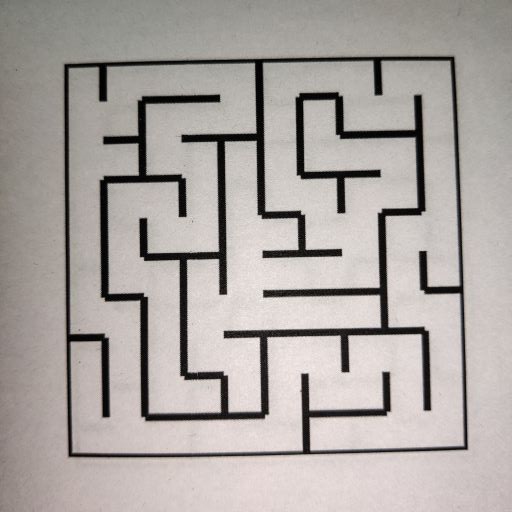
#> input picture task_1b_detect_and_encode_maze/test_cases/maze00.jpg, 512 x 512 px, found by its file name; its folder holds 4 pictures in this run
$ python task_1b.py
#> lines starting #> are read from the running program, lines starting #| are printed output that depends on the picture; after the words box and inside, x2 and y2 are one past the last pixel; in counts of white or black regions, pixels touching at a corner belong together
#> further down, input_img is the input picture: shape (512, 512, 3); mean B, G, R 161.5, 164.9, 171
'''
*****************************************************************************************
*
*        		===============================================
*           		Nirikshak Bot (NB) Theme (eYRC 2020-21)
*        		===============================================
*
*  This script is to implement Task 1B of Nirikshak Bot (NB) Theme (eYRC 2020-21).
*
*  This software is made available on an "AS IS WHERE IS BASIS".
*  Licensee/end user indemnifies and will keep e-Yantra indemnified from
*  any and all claim(s) that emanate from the use of the Software or
*  breach of the terms of this agreement.
*
*  e-Yantra - An MHRD project under National Mission on Education using ICT (NMEICT)
*
*****************************************************************************************
'''

# Team ID:			[2139]
# Author List:		[Yash Varshney]
# Filename:			task_1b.py
# Functions:		applyPerspectiveTransform, detectMaze, writeToCsv
# 					[ Comma separated list of functions in this file ]
# Global variables:
# 					[ List of global variables defined in this file ]


####################### IMPORT MODULES #######################
## You are not allowed to make any changes in this section. ##
## You have to implement this task with the three available ##
## modules for this task (numpy, opencv, csv)               ##
##############################################################
import numpy as np
import cv2 as cv
import csv
##############################################################


################# ADD UTILITY FUNCTIONS HERE #################
## You can define any utility functions for your code.      ##
## Please add proper comments to ensure that your code is   ##
## readable and easy to understand.                         ##
##############################################################


##############################################################


def applyPerspectiveTransform(input_img):

	"""
	Purpose:
	---
	takes a maze test case image as input and applies a Perspective Transfrom on it to isolate the maze

	Input Arguments:
	---
	`input_img` :   [ numpy array ]
		maze image in the form of a numpy array

	Returns:
	---
	`warped_img` :  [ numpy array ]
		resultant warped maze image after applying Perspective Transform

	Example call:
	---
	warped_img = applyPerspectiveTransform(input_img)
	"""

	warped_img = None

	##############	ADD YOUR CODE HERE	##############
	#Conversion into GrayScale


	ret,thresh1 = cv.threshold(input_img,230,255,cv.THRESH_BINARY_INV)
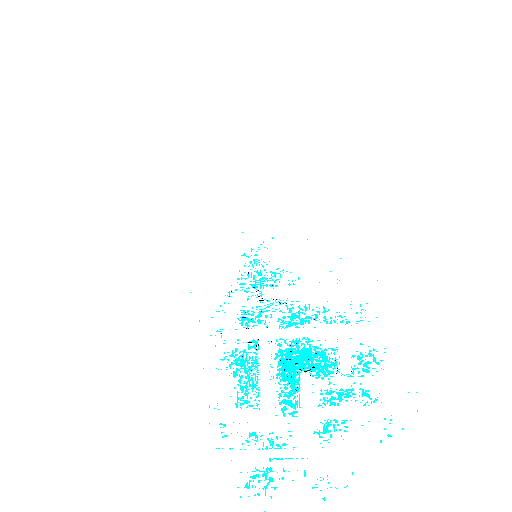
#> thresh1: shape (512, 512, 3); mean B, G, R 255, 254.9, 249.7
	#Applying Canny Edge Detection
	edged = cv.Canny(thresh1, 50, 200)
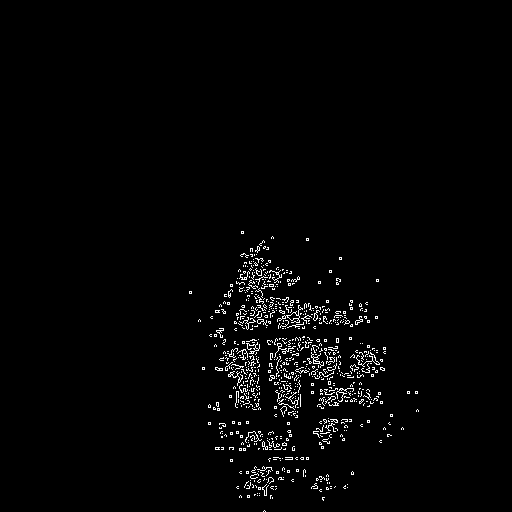
#> edged: shape (512, 512); 1.9% white in thin lines or dots, all inside (x1, y1, x2, y2) = (189, 231, 419, 512)


	#Finding Contours
	cnts = cv.findContours(edged.copy(), cv.RETR_LIST, cv.CHAIN_APPROX_SIMPLE)[0]
#> cnts = 886 contours, 881 with area under 20; largest, box (x1, y1, x2, y2) and area: (277, 305, 303, 323) 62, (287, 312, 300, 321) 50, (311, 352, 324, 368) 29, (274, 343, 296, 358) 21, (313, 310, 320, 321) 20


	#Sorting the Contours in decreasing order because Square containing the Maze is largest
	cnts = sorted(cnts, key = cv.contourArea, reverse = True)

	#Looping through the Contours and approxing Contours
	for c in cnts:
		peri = cv.arcLength(c, True)
		approx = cv.approxPolyDP(c, 0.1 * peri, True)
		#0.02

	# If length is 4 then it is ROI
		if len(approx) == 4:
			screenCnt = approx
			break
#> this loop made 2 passes
#> (peri, screenCnt) on pass 2: (32.38, [[299, 316], [292, 320], [287, 316], [293, 312]])
#> (peri, approx) on pass 1: (133.9, [[302, 308], [277, 321]])

	# Reshaping Contours for further use
	pts = screenCnt.reshape(4, 2)
#> pts = [[299, 316], [292, 320], [287, 316], [293, 312]]

	#creating Array of Zero of Size(4,2)
	rect = np.zeros((4, 2), dtype = "float32")

	#Ordering of points in Clockwise manner

	s = pts.sum(axis = 1)
#> s = [615, 612, 603, 605]
	rect[0] = pts[np.argmin(s)]
	rect[2] = pts[np.argmax(s)]

	diff = np.diff(pts, axis = 1)
#> diff = [17, 28, 29, 19]
	rect[1] = pts[np.argmin(diff)]
	rect[3] = pts[np.argmax(diff)]
	(tl, tr, br, bl) = rect


	#Finding Maximum width


	maxWidth = 1280


	#Findinf Maximum height


	maxHeight = 1280

	#Destination Array of ROI


	dst = np.array([[0, 0],[maxWidth - 1, 0],[maxWidth - 1, maxHeight - 1],[0, maxHeight - 1]], dtype = "float32")


	#Applying perspective transform
	M = cv.getPerspectiveTransform(rect, dst)

	# Finally the warped image
	warped_img = cv.warpPerspective(input_img, M, (maxWidth, maxHeight))
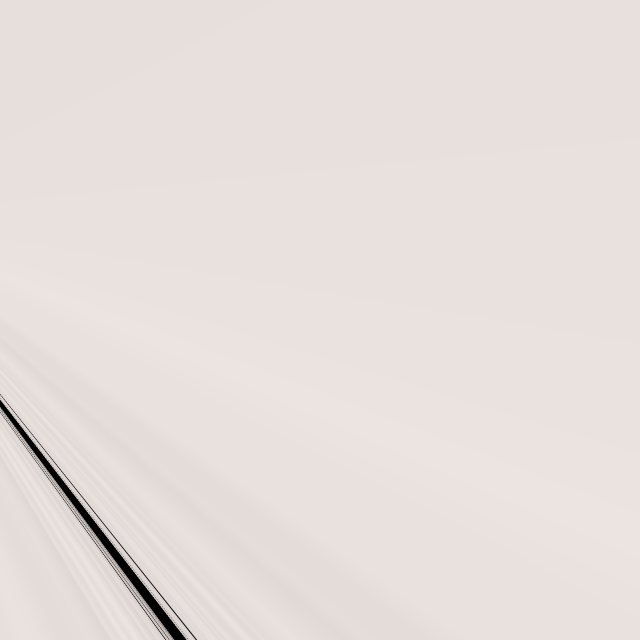
#> warped_img: shape (1280, 1280, 3) (shown at 1/2 size); mean B, G, R 219.8, 222.8, 230.7
	#cv.imshow("window_name", warped_img)

#waits for user to press any key
#(this is necessary to avoid Python kernel form crashing)
	#cv.waitKey(0)

#closing all open windows
	#cv.destroyAllWindows()


	##################################################

	return warped_img


def detectMaze(warped_img):

	"""
	Purpose:
	---
	takes the warped maze image as input and returns the maze encoded in form of a 2D array

	Input Arguments:
	---
	`warped_img` :    [ numpy array ]
		resultant warped maze image after applying Perspective Transform

	Returns:
	---
	`maze_array` :    [ nested list of lists ]
		encoded maze in the form of a 2D array

	Example call:
	---
	maze_array = detectMaze(warped_img)
	"""

	maze_array = []

	##############	ADD YOUR CODE HERE	##############

	#Converting into grayscale
	warped_img_gray = cv.cvtColor(warped_img, cv.COLOR_BGR2GRAY)
	#Applying Gaussian Blur
	warped_img_gray = cv.GaussianBlur(warped_img_gray,(5,5),0)

	#Some part is washed out by perpective transform to make uniform border in all direction
	thresh = cv.copyMakeBorder(warped_img_gray,5,5,5,5, cv.BORDER_CONSTANT,value=[0,0,0])
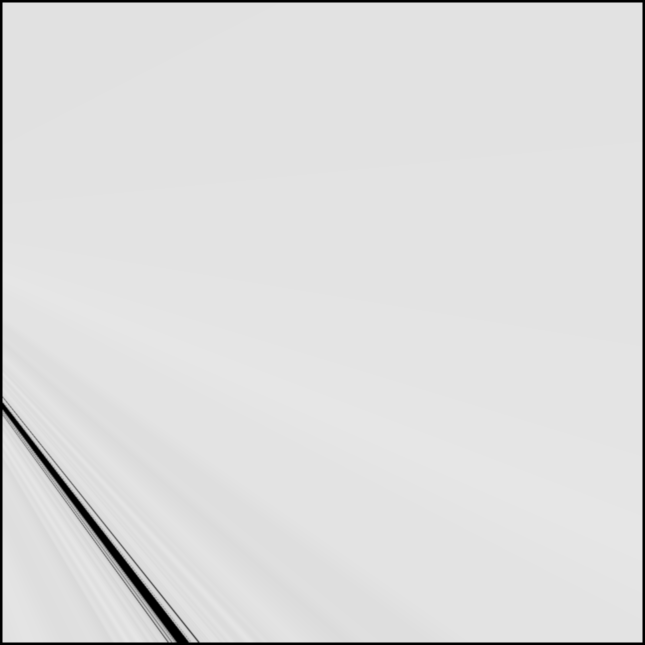
#> thresh: shape (1290, 1290) (shown at 1/2 size); min 0, max 230, mean 221.3

	#Converting into binary(Pixel value 0 and 255 only)
	thresh = cv.threshold(thresh,135,255,cv.THRESH_BINARY)[1]
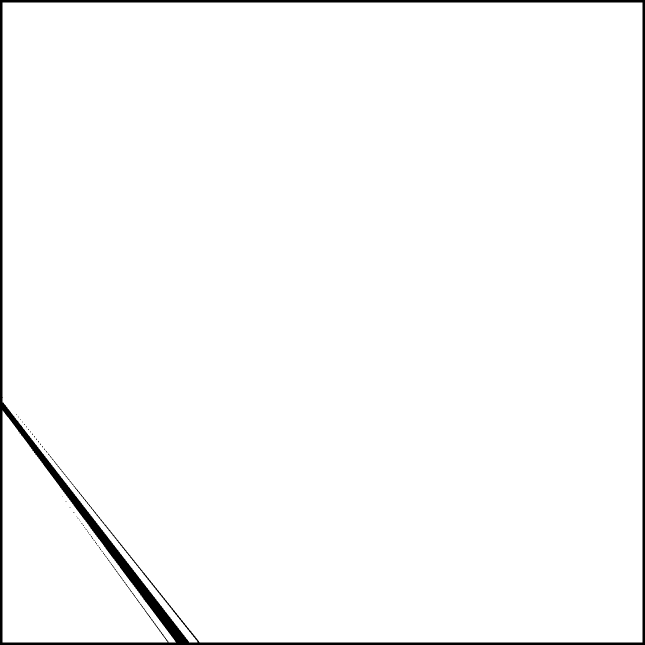
#> thresh: shape (1290, 1290) (shown at 1/2 size); 97.8% white; 38 black regions (37 under 20 px), largest, box (x1, y1, x2, y2) and area: (0, 0, 1290, 1290) 36288

	# Resizing the image into (400,400) to make uniform
	resized_image = cv.resize(thresh, (400, 400))
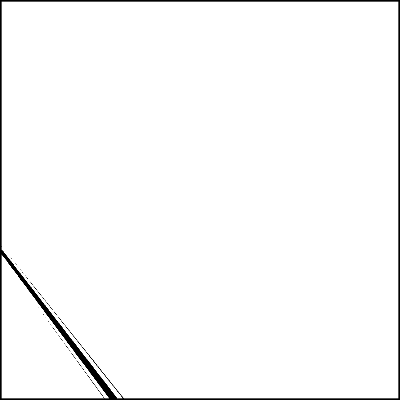
#> resized_image: shape (400, 400); min 0, max 255, mean 249.1
	#Assumption that Each Block will be now (40,40)

	jincrement = resized_image.shape[0]//10
#> jincrement = 40
	iincrement = resized_image.shape[1]//10
#> iincrement = 40

	#Inverting the Image for ease of calculation
	ret2,resized_image = cv.threshold(resized_image,100,255,cv.THRESH_BINARY_INV)
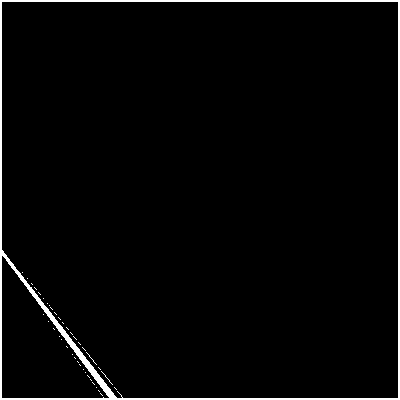
#> resized_image: shape (400, 400); 2.6% white; 40 white regions (39 under 20 px), largest, box (x1, y1, x2, y2) and area: (0, 0, 400, 400) 4075

	#Looping through the Maze block by block

	for i in range(0,resized_image.shape[0],iincrement):

		maze_array.append([])
		if(i==0):
			y = i
			iiicrement = 44
		else:
			y = i-1
			iiicrement = 43
		for j in range(0,resized_image.shape[1],jincrement):

				if(j==0):

					img_temp = resized_image[y:y+iiicrement,j:j+44]
				else:
					img_temp = resized_image[y:y+iiicrement,j-5:j+44]

				value = 0

				#Finding the center of block Image
				x_center = img_temp.shape[1]//2
				y_center = img_temp.shape[0]//2


				#Now from center moving in all direction if pixel value comes out as specied then there is Grid otherwise not.
				dir = 0
				while(y_center - dir >= 0):
					if(img_temp[y_center-dir, x_center] == 255):

						value += 2
						break
					dir +=1


				dir = 0
				while(y_center + dir  < img_temp.shape[0]):
					if(img_temp[y_center+dir,x_center] == 255):
						value += 8

						break
					dir+=1


				dir = 0
				while(x_center + dir <  img_temp.shape[1] ):
					if(img_temp[y_center,x_center+dir] == 255  or img_temp[15,x_center+dir]):
						value += 4
						break
					dir+=1

				dir =0
				while(x_center-dir >= 0):
					if(img_temp[y_center,x_center-dir] == 255):
								value  +=1
								break
					dir +=1


			#Final Encoded maze array
				maze_array[i//40].append(value)
#> after the loop, maze_array = 10 items, first 6: [3, 2, 2, 2, 2, 2, 2, 2, 2, 6], [1, 0, 0, 0, 0, 0, 0, 0, 0, 4], [1, 0, 0, 0, 0, 0, 0, 0, 0, 4], [1, 0, 0, 0, 0, 0, 0, 0, 0, 4], [1, 0, 0, 0, 0, 0, 0, 0, 0, 4], [1, 0, 0, 0, 0, 0, 0, 0, 0, 4]
##################################################

	return maze_array


# NOTE:	YOU ARE NOT ALLOWED TO MAKE ANY CHANGE TO THIS FUNCTION
def writeToCsv(csv_file_path, maze_array):

	"""
	Purpose:
	---
	takes the encoded maze array and csv file name as input and writes the encoded maze array to the csv file

	Input Arguments:
	---
	`csv_file_path` :	[ str ]
		file path with name for csv file to write

	`maze_array` :		[ nested list of lists ]
		encoded maze in the form of a 2D array

	Example call:
	---
	warped_img = writeToCsv('test_cases/maze00.csv', maze_array)
	"""

	with open(csv_file_path, 'w', newline='') as file:
		writer = csv.writer(file)
		writer.writerows(maze_array)


# NOTE:	YOU ARE NOT ALLOWED TO MAKE ANY CHANGE TO THIS FUNCTION
#
# Function Name:    main
#        Inputs:    None
#       Outputs:    None
#       Purpose:    This part of the code is only for testing your solution. The function first takes 'maze00.jpg'
# 					as input, applies Perspective Transform by calling applyPerspectiveTransform function,
# 					encodes the maze input in form of 2D array by calling detectMaze function and writes this data to csv file
# 					by calling writeToCsv function, it then asks the user whether to repeat the same on all maze images
# 					present in 'test_cases' folder or not. Write your solution ONLY in the space provided in the above
# 					applyPerspectiveTransform and detectMaze functions.

if __name__ == "__main__":

	# path directory of images in 'test_cases' folder
	img_dir_path = 'test_cases/'

	# path to 'maze00.jpg' image file
	file_num = 0
	img_file_path = img_dir_path + 'maze0' + str(file_num) + '.jpg'

	print('\n============================================')
	print('\nFor maze0' + str(file_num) + '.jpg')

	# path for 'maze00.csv' output file
	csv_file_path = img_dir_path + 'maze0' + str(file_num) + '.csv'

	# read the 'maze00.jpg' image file
	input_img = cv.imread(img_file_path)

	# get the resultant warped maze image after applying Perspective Transform
	warped_img = applyPerspectiveTransform(input_img)

	if type(warped_img) is np.ndarray:

		# get the encoded maze in the form of a 2D array
		maze_array = detectMaze(warped_img)

		if (type(maze_array) is list) and (len(maze_array) == 10):

			print('\nEncoded Maze Array = %s' % (maze_array))
#> (printed output is left out)
			print('\n============================================')

			# writes the encoded maze array to the csv file
			writeToCsv(csv_file_path, maze_array)

			cv.imshow('warped_img_0' + str(file_num), warped_img)
			cv.waitKey(0)
			cv.destroyAllWindows()

		else:

			print('\n[ERROR] maze_array returned by detectMaze function is not complete. Check the function in code.\n')
			exit()

	else:

		print('\n[ERROR] applyPerspectiveTransform function is not returning the warped maze image in expected format! Check the function in code.\n')
		exit()

	choice = input('\nDo you want to run your script on all maze images ? => "y" or "n": ')
#> the answer given: ../task_1b_detect_and_encode_maze/test_cases/Inked1_capture_LI.jpg

	if choice == 'y':

		for file_num in range(1, 10):

			# path to image file
			img_file_path = img_dir_path + 'maze0' + str(file_num) + '.jpg'

			print('\n============================================')
			print('\nFor maze0' + str(file_num) + '.jpg')

			# path for csv output file
			csv_file_path = img_dir_path + 'maze0' + str(file_num) + '.csv'

			# read the image file
			input_img = cv.imread(img_file_path)

			# get the resultant warped maze image after applying Perspective Transform
			warped_img = applyPerspectiveTransform(input_img)

			if type(warped_img) is np.ndarray:

				# get the encoded maze in the form of a 2D array
				maze_array = detectMaze(warped_img)

				if (type(maze_array) is list) and (len(maze_array) == 10):

					print('\nEncoded Maze Array = %s' % (maze_array))
					print('\n============================================')

					# writes the encoded maze array to the csv file
					writeToCsv(csv_file_path, maze_array)

					cv.imshow('warped_img_0' + str(file_num), warped_img)
					cv.waitKey(0)
					cv.destroyAllWindows()

				else:

					print('\n[ERROR] maze_array returned by detectMaze function is not complete. Check the function in code.\n')
					exit()

			else:

				print('\n[ERROR] applyPerspectiveTransform function is not returning the warped maze image in expected format! Check the function in code.\n')
				exit()

	else:

		print('')
